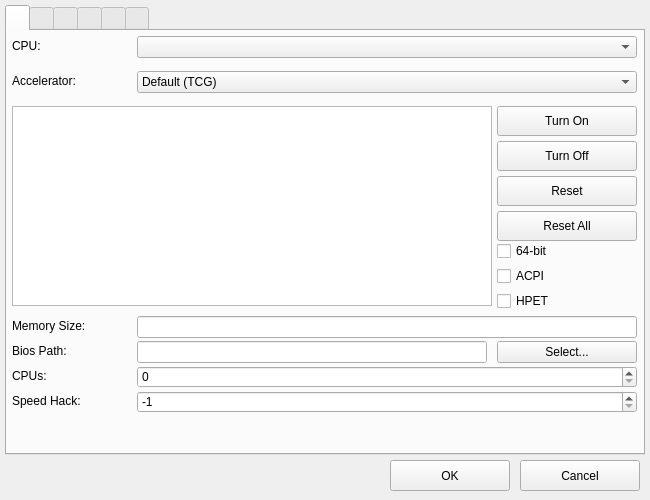
<?xml version="1.0" encoding="UTF-8"?>
<ui version="4.0">
 <class>MainWindow</class>
 <widget class="QMainWindow" name="MainWindow">
  <property name="geometry">
   <rect>
    <x>0</x>
    <y>0</y>
    <width>650</width>
    <height>500</height>
   </rect>
  </property>
  <property name="windowTitle">
   <string>Configure Machine</string>
  </property>
  <property name="windowIcon">
   <iconset>
    <normaloff>../assets/favicon.png</normaloff>../assets/favicon.png</iconset>
  </property>
  <widget class="QWidget" name="centralwidget">
   <widget class="QTabWidget" name="settingsWidget">
    <property name="geometry">
     <rect>
      <x>5</x>
      <y>5</y>
      <width>640</width>
      <height>450</height>
     </rect>
    </property>
    <property name="currentIndex">
     <number>0</number>
    </property>
    <property name="iconSize">
     <size>
      <width>32</width>
      <height>32</height>
     </size>
    </property>
    <widget class="QWidget" name="motherTab">
     <attribute name="icon">
      <iconset>
       <normaloff>../assets/motherboard.png</normaloff>../assets/motherboard.png</iconset>
     </attribute>
     <attribute name="title">
      <string/>
     </attribute>
     <widget class="QLabel" name="cpuLabel">
      <property name="geometry">
       <rect>
        <x>5</x>
        <y>7</y>
        <width>80</width>
        <height>16</height>
       </rect>
      </property>
      <property name="text">
       <string>CPU:</string>
      </property>
     </widget>
     <widget class="QComboBox" name="cpuBox">
      <property name="geometry">
       <rect>
        <x>130</x>
        <y>5</y>
        <width>500</width>
        <height>22</height>
       </rect>
      </property>
     </widget>
     <widget class="QLabel" name="accelLabel">
      <property name="geometry">
       <rect>
        <x>5</x>
        <y>42</y>
        <width>80</width>
        <height>16</height>
       </rect>
      </property>
      <property name="text">
       <string>Accelerator: </string>
      </property>
     </widget>
     <widget class="QComboBox" name="accelBox">
      <property name="geometry">
       <rect>
        <x>130</x>
        <y>40</y>
        <width>500</width>
        <height>22</height>
       </rect>
      </property>
      <item>
       <property name="text">
        <string>Default (TCG)</string>
       </property>
      </item>
      <item>
       <property name="text">
        <string>The Tiny Code Generator (Single Threaded) (TCG)</string>
       </property>
      </item>
      <item>
       <property name="text">
        <string>The Tiny Code Generator (Multi Threaded) (TCG)</string>
       </property>
      </item>
      <item>
       <property name="text">
        <string>Microsoft Hyper-V (WHPX)</string>
       </property>
      </item>
      <item>
       <property name="text">
        <string>Intel Hardware Accelerated Execution Manager (HAXM)</string>
       </property>
      </item>
      <item>
       <property name="text">
        <string>Kernel Virtual Machine (KVM)</string>
       </property>
      </item>
     </widget>
     <widget class="QListWidget" name="cpuidList">
      <property name="geometry">
       <rect>
        <x>5</x>
        <y>75</y>
        <width>480</width>
        <height>200</height>
       </rect>
      </property>
     </widget>
     <widget class="QPushButton" name="cpuonButton">
      <property name="geometry">
       <rect>
        <x>490</x>
        <y>75</y>
        <width>140</width>
        <height>30</height>
       </rect>
      </property>
      <property name="text">
       <string>Turn On</string>
      </property>
     </widget>
     <widget class="QPushButton" name="cpuoffButton">
      <property name="geometry">
       <rect>
        <x>490</x>
        <y>110</y>
        <width>140</width>
        <height>30</height>
       </rect>
      </property>
      <property name="text">
       <string>Turn Off</string>
      </property>
     </widget>
     <widget class="QPushButton" name="cpudefaultButton">
      <property name="geometry">
       <rect>
        <x>490</x>
        <y>145</y>
        <width>140</width>
        <height>30</height>
       </rect>
      </property>
      <property name="text">
       <string>Reset</string>
      </property>
     </widget>
     <widget class="QPushButton" name="cpuresetButton">
      <property name="geometry">
       <rect>
        <x>490</x>
        <y>180</y>
        <width>140</width>
        <height>30</height>
       </rect>
      </property>
      <property name="text">
       <string>Reset All</string>
      </property>
     </widget>
     <widget class="QCheckBox" name="bitCheck">
      <property name="geometry">
       <rect>
        <x>490</x>
        <y>210</y>
        <width>140</width>
        <height>20</height>
       </rect>
      </property>
      <property name="text">
       <string>64-bit</string>
      </property>
     </widget>
     <widget class="QCheckBox" name="acpiCheck">
      <property name="geometry">
       <rect>
        <x>490</x>
        <y>235</y>
        <width>140</width>
        <height>20</height>
       </rect>
      </property>
      <property name="text">
       <string>ACPI</string>
      </property>
     </widget>
     <widget class="QCheckBox" name="hpetCheck">
      <property name="geometry">
       <rect>
        <x>490</x>
        <y>260</y>
        <width>140</width>
        <height>20</height>
       </rect>
      </property>
      <property name="text">
       <string>HPET</string>
      </property>
     </widget>
     <widget class="QLabel" name="memoryLabel">
      <property name="geometry">
       <rect>
        <x>5</x>
        <y>287</y>
        <width>80</width>
        <height>16</height>
       </rect>
      </property>
      <property name="text">
       <string>Memory Size: </string>
      </property>
     </widget>
     <widget class="QLineEdit" name="memoryEdit">
      <property name="geometry">
       <rect>
        <x>130</x>
        <y>285</y>
        <width>500</width>
        <height>22</height>
       </rect>
      </property>
      <property name="text">
       <string/>
      </property>
     </widget>
     <widget class="QLabel" name="biosLabel">
      <property name="geometry">
       <rect>
        <x>5</x>
        <y>312</y>
        <width>80</width>
        <height>16</height>
       </rect>
      </property>
      <property name="text">
       <string>Bios Path: </string>
      </property>
     </widget>
     <widget class="QLineEdit" name="biosEdit">
      <property name="geometry">
       <rect>
        <x>130</x>
        <y>310</y>
        <width>350</width>
        <height>22</height>
       </rect>
      </property>
      <property name="text">
       <string/>
      </property>
     </widget>
     <widget class="QLabel" name="cpusLabel">
      <property name="geometry">
       <rect>
        <x>5</x>
        <y>337</y>
        <width>80</width>
        <height>16</height>
       </rect>
      </property>
      <property name="text">
       <string>CPUs: </string>
      </property>
     </widget>
     <widget class="QSpinBox" name="cpuNum">
      <property name="geometry">
       <rect>
        <x>130</x>
        <y>335</y>
        <width>500</width>
        <height>22</height>
       </rect>
      </property>
     </widget>
     <widget class="QSpinBox" name="speedNum">
      <property name="geometry">
       <rect>
        <x>130</x>
        <y>360</y>
        <width>500</width>
        <height>22</height>
       </rect>
      </property>
      <property name="minimum">
       <number>-1</number>
      </property>
      <property name="maximum">
       <number>10</number>
      </property>
      <property name="value">
       <number>-1</number>
      </property>
     </widget>
     <widget class="QLabel" name="speedLabel">
      <property name="geometry">
       <rect>
        <x>5</x>
        <y>362</y>
        <width>80</width>
        <height>16</height>
       </rect>
      </property>
      <property name="text">
       <string>Speed Hack:</string>
      </property>
     </widget>
     <widget class="QPushButton" name="biosButton">
      <property name="geometry">
       <rect>
        <x>490</x>
        <y>310</y>
        <width>140</width>
        <height>22</height>
       </rect>
      </property>
      <property name="text">
       <string>Select...</string>
      </property>
     </widget>
    </widget>
    <widget class="QWidget" name="videoTab">
     <attribute name="icon">
      <iconset>
       <normaloff>../assets/video_mode.png</normaloff>../assets/video_mode.png</iconset>
     </attribute>
     <attribute name="title">
      <string/>
     </attribute>
     <widget class="QLabel" name="videoLabel">
      <property name="geometry">
       <rect>
        <x>5</x>
        <y>7</y>
        <width>100</width>
        <height>16</height>
       </rect>
      </property>
      <property name="text">
       <string>Video Adapter:</string>
      </property>
     </widget>
     <widget class="QComboBox" name="videoBox">
      <property name="geometry">
       <rect>
        <x>130</x>
        <y>5</y>
        <width>500</width>
        <height>22</height>
       </rect>
      </property>
      <property name="currentIndex">
       <number>0</number>
      </property>
      <item>
       <property name="text">
        <string>None</string>
       </property>
      </item>
      <item>
       <property name="text">
        <string>Standard VGA</string>
       </property>
      </item>
      <item>
       <property name="text">
        <string>Bochs Display Device (Not VGA Compatible)</string>
       </property>
      </item>
      <item>
       <property name="text">
        <string>VirtIO VGA</string>
       </property>
      </item>
      <item>
       <property name="text">
        <string>VirtIO GPU (Not VGA Compatible)</string>
       </property>
      </item>
      <item>
       <property name="text">
        <string>RedHat QXL VGA</string>
       </property>
      </item>
      <item>
       <property name="text">
        <string>RedHat QXL (Not VGA Compatible)</string>
       </property>
      </item>
      <item>
       <property name="text">
        <string>Cirrus VGA</string>
       </property>
      </item>
      <item>
       <property name="text">
        <string>ATI Rage 128 Pro</string>
       </property>
      </item>
      <item>
       <property name="text">
        <string>ATI Radeon RV100</string>
       </property>
      </item>
      <item>
       <property name="text">
        <string>VMware SVGA 2</string>
       </property>
      </item>
      <item>
       <property name="text">
        <string>RAM FrameBuffer</string>
       </property>
      </item>
     </widget>
     <widget class="QComboBox" name="displayBox">
      <property name="geometry">
       <rect>
        <x>130</x>
        <y>40</y>
        <width>500</width>
        <height>22</height>
       </rect>
      </property>
      <property name="currentIndex">
       <number>0</number>
      </property>
      <item>
       <property name="text">
        <string>None</string>
       </property>
      </item>
      <item>
       <property name="text">
        <string>GTK</string>
       </property>
      </item>
      <item>
       <property name="text">
        <string>SDL2</string>
       </property>
      </item>
      <item>
       <property name="text">
        <string>VNC</string>
       </property>
      </item>
      <item>
       <property name="text">
        <string>Curses</string>
       </property>
      </item>
     </widget>
     <widget class="QLabel" name="displayLabel">
      <property name="geometry">
       <rect>
        <x>5</x>
        <y>42</y>
        <width>100</width>
        <height>16</height>
       </rect>
      </property>
      <property name="text">
       <string>Display:</string>
      </property>
     </widget>
     <widget class="QLabel" name="vmemLabel">
      <property name="geometry">
       <rect>
        <x>5</x>
        <y>112</y>
        <width>100</width>
        <height>16</height>
       </rect>
      </property>
      <property name="text">
       <string>Memory (MB):</string>
      </property>
     </widget>
     <widget class="QSpinBox" name="vmemNum">
      <property name="geometry">
       <rect>
        <x>130</x>
        <y>110</y>
        <width>500</width>
        <height>22</height>
       </rect>
      </property>
      <property name="minimum">
       <number>1</number>
      </property>
      <property name="maximum">
       <number>65535</number>
      </property>
      <property name="value">
       <number>1</number>
      </property>
     </widget>
     <widget class="QLabel" name="possibleLabel">
      <property name="geometry">
       <rect>
        <x>5</x>
        <y>77</y>
        <width>100</width>
        <height>16</height>
       </rect>
      </property>
      <property name="text">
       <string>If Possible:</string>
      </property>
     </widget>
     <widget class="QCheckBox" name="vpciCheck">
      <property name="geometry">
       <rect>
        <x>5</x>
        <y>147</y>
        <width>50</width>
        <height>20</height>
       </rect>
      </property>
      <property name="text">
       <string>PCI</string>
      </property>
     </widget>
     <widget class="QLabel" name="vncaddrLabel">
      <property name="geometry">
       <rect>
        <x>5</x>
        <y>217</y>
        <width>100</width>
        <height>16</height>
       </rect>
      </property>
      <property name="text">
       <string>VNC Address:</string>
      </property>
     </widget>
     <widget class="QLineEdit" name="vncEdit">
      <property name="geometry">
       <rect>
        <x>130</x>
        <y>215</y>
        <width>500</width>
        <height>22</height>
       </rect>
      </property>
      <property name="text">
       <string/>
      </property>
     </widget>
     <widget class="QLabel" name="monitorLabel">
      <property name="geometry">
       <rect>
        <x>5</x>
        <y>252</y>
        <width>100</width>
        <height>16</height>
       </rect>
      </property>
      <property name="text">
       <string>Monitor:</string>
      </property>
     </widget>
     <widget class="QComboBox" name="monitorBox">
      <property name="geometry">
       <rect>
        <x>130</x>
        <y>250</y>
        <width>500</width>
        <height>22</height>
       </rect>
      </property>
      <property name="currentIndex">
       <number>0</number>
      </property>
      <item>
       <property name="text">
        <string>None</string>
       </property>
      </item>
      <item>
       <property name="text">
        <string>Console</string>
       </property>
      </item>
      <item>
       <property name="text">
        <string>Graphical</string>
       </property>
      </item>
     </widget>
     <widget class="QComboBox" name="serialBox">
      <property name="geometry">
       <rect>
        <x>130</x>
        <y>285</y>
        <width>500</width>
        <height>22</height>
       </rect>
      </property>
      <property name="currentIndex">
       <number>0</number>
      </property>
      <item>
       <property name="text">
        <string>None</string>
       </property>
      </item>
      <item>
       <property name="text">
        <string>Console</string>
       </property>
      </item>
      <item>
       <property name="text">
        <string>Graphical</string>
       </property>
      </item>
     </widget>
     <widget class="QLabel" name="serialLabel">
      <property name="geometry">
       <rect>
        <x>5</x>
        <y>287</y>
        <width>100</width>
        <height>16</height>
       </rect>
      </property>
      <property name="text">
       <string>Serial (COM):</string>
      </property>
     </widget>
     <widget class="QLabel" name="parallelLabel">
      <property name="geometry">
       <rect>
        <x>5</x>
        <y>322</y>
        <width>100</width>
        <height>16</height>
       </rect>
      </property>
      <property name="text">
       <string>Parallel (LPT):</string>
      </property>
     </widget>
     <widget class="QComboBox" name="parallelBox">
      <property name="geometry">
       <rect>
        <x>130</x>
        <y>320</y>
        <width>500</width>
        <height>22</height>
       </rect>
      </property>
      <property name="currentIndex">
       <number>0</number>
      </property>
      <item>
       <property name="text">
        <string>None</string>
       </property>
      </item>
      <item>
       <property name="text">
        <string>Console</string>
       </property>
      </item>
      <item>
       <property name="text">
        <string>Graphical</string>
       </property>
      </item>
     </widget>
     <widget class="QCheckBox" name="sgaCheck">
      <property name="geometry">
       <rect>
        <x>90</x>
        <y>147</y>
        <width>150</width>
        <height>20</height>
       </rect>
      </property>
      <property name="text">
       <string>Serial Graphics Adapter</string>
      </property>
     </widget>
     <widget class="QCheckBox" name="nographicCheck">
      <property name="geometry">
       <rect>
        <x>250</x>
        <y>147</y>
        <width>100</width>
        <height>20</height>
       </rect>
      </property>
      <property name="text">
       <string>No Graphic</string>
      </property>
     </widget>
     <widget class="QLabel" name="darkifyLabel">
      <property name="geometry">
       <rect>
        <x>5</x>
        <y>182</y>
        <width>100</width>
        <height>16</height>
       </rect>
      </property>
      <property name="text">
       <string>Darkify Timeout:</string>
      </property>
     </widget>
     <widget class="QSpinBox" name="darkifyNum">
      <property name="geometry">
       <rect>
        <x>130</x>
        <y>180</y>
        <width>500</width>
        <height>22</height>
       </rect>
      </property>
      <property name="minimum">
       <number>0</number>
      </property>
      <property name="maximum">
       <number>40000</number>
      </property>
      <property name="singleStep">
       <number>500</number>
      </property>
      <property name="value">
       <number>0</number>
      </property>
     </widget>
     <widget class="QCheckBox" name="ctrlgrabCheck">
      <property name="geometry">
       <rect>
        <x>350</x>
        <y>147</y>
        <width>75</width>
        <height>20</height>
       </rect>
      </property>
      <property name="text">
       <string>Ctrl Grab</string>
      </property>
     </widget>
     <widget class="QCheckBox" name="mwinCheck">
      <property name="geometry">
       <rect>
        <x>430</x>
        <y>147</y>
        <width>100</width>
        <height>20</height>
       </rect>
      </property>
      <property name="text">
       <string>No Console</string>
      </property>
     </widget>
    </widget>
    <widget class="QWidget" name="soundTab">
     <attribute name="icon">
      <iconset>
       <normaloff>../assets/sound.png</normaloff>../assets/sound.png</iconset>
     </attribute>
     <attribute name="title">
      <string/>
     </attribute>
     <widget class="QCheckBox" name="ac97Check">
      <property name="geometry">
       <rect>
        <x>5</x>
        <y>10</y>
        <width>610</width>
        <height>20</height>
       </rect>
      </property>
      <property name="text">
       <string>Intel 82801AA AC97 Audio</string>
      </property>
     </widget>
     <widget class="QCheckBox" name="adlibCheck">
      <property name="geometry">
       <rect>
        <x>5</x>
        <y>40</y>
        <width>610</width>
        <height>20</height>
       </rect>
      </property>
      <property name="text">
       <string>Yamaha YM3812 (OPL2)</string>
      </property>
     </widget>
     <widget class="QCheckBox" name="subaudioCheck">
      <property name="geometry">
       <rect>
        <x>5</x>
        <y>340</y>
        <width>610</width>
        <height>20</height>
       </rect>
      </property>
      <property name="text">
       <string>USB Audio</string>
      </property>
     </widget>
     <widget class="QCheckBox" name="sb16Check">
      <property name="geometry">
       <rect>
        <x>5</x>
        <y>310</y>
        <width>610</width>
        <height>20</height>
       </rect>
      </property>
      <property name="text">
       <string>Creative Sound Blaster 16</string>
      </property>
     </widget>
     <widget class="QCheckBox" name="hdaich6Check">
      <property name="geometry">
       <rect>
        <x>5</x>
        <y>280</y>
        <width>610</width>
        <height>20</height>
       </rect>
      </property>
      <property name="text">
       <string>Intel HD Audio Controller (ich6)</string>
      </property>
     </widget>
     <widget class="QCheckBox" name="hdaich9Check">
      <property name="geometry">
       <rect>
        <x>5</x>
        <y>250</y>
        <width>610</width>
        <height>20</height>
       </rect>
      </property>
      <property name="text">
       <string>Intel HD Audio Controller (ich9)</string>
      </property>
     </widget>
     <widget class="QCheckBox" name="hdaoCheck">
      <property name="geometry">
       <rect>
        <x>5</x>
        <y>220</y>
        <width>610</width>
        <height>20</height>
       </rect>
      </property>
      <property name="text">
       <string>HDA Audio Codec, output-only (line-out)</string>
      </property>
     </widget>
     <widget class="QCheckBox" name="hdamCheck">
      <property name="geometry">
       <rect>
        <x>5</x>
        <y>190</y>
        <width>610</width>
        <height>20</height>
       </rect>
      </property>
      <property name="text">
       <string>HDA Audio Codec, duplex (speaker, microphone)</string>
      </property>
     </widget>
     <widget class="QCheckBox" name="hdadCheck">
      <property name="geometry">
       <rect>
        <x>5</x>
        <y>160</y>
        <width>610</width>
        <height>20</height>
       </rect>
      </property>
      <property name="text">
       <string>HDA Audio Codec, duplex (line-out, line-in)</string>
      </property>
     </widget>
     <widget class="QCheckBox" name="gusCheck">
      <property name="geometry">
       <rect>
        <x>5</x>
        <y>130</y>
        <width>610</width>
        <height>20</height>
       </rect>
      </property>
      <property name="text">
       <string>Gravis Ultrasound GF1</string>
      </property>
     </widget>
     <widget class="QCheckBox" name="es1370Check">
      <property name="geometry">
       <rect>
        <x>5</x>
        <y>100</y>
        <width>610</width>
        <height>20</height>
       </rect>
      </property>
      <property name="text">
       <string>ENSONIQ AudioPCI ES1370</string>
      </property>
     </widget>
     <widget class="QCheckBox" name="cs4231aCheck">
      <property name="geometry">
       <rect>
        <x>5</x>
        <y>70</y>
        <width>610</width>
        <height>20</height>
       </rect>
      </property>
      <property name="text">
       <string>Crystal Semiconductor CS4231A</string>
      </property>
     </widget>
    </widget>
    <widget class="QWidget" name="driveTab">
     <attribute name="icon">
      <iconset>
       <normaloff>../assets/drive.png</normaloff>../assets/drive.png</iconset>
     </attribute>
     <attribute name="title">
      <string/>
     </attribute>
     <widget class="QLineEdit" name="fdaEdit">
      <property name="geometry">
       <rect>
        <x>5</x>
        <y>5</y>
        <width>360</width>
        <height>24</height>
       </rect>
      </property>
     </widget>
     <widget class="QPushButton" name="fdaButton">
      <property name="geometry">
       <rect>
        <x>380</x>
        <y>5</y>
        <width>120</width>
        <height>24</height>
       </rect>
      </property>
      <property name="text">
       <string>Select Floppy A</string>
      </property>
     </widget>
     <widget class="QPushButton" name="fdasButton">
      <property name="geometry">
       <rect>
        <x>510</x>
        <y>5</y>
        <width>120</width>
        <height>24</height>
       </rect>
      </property>
      <property name="text">
       <string>Select Folder</string>
      </property>
     </widget>
     <widget class="QPushButton" name="fdbButton">
      <property name="geometry">
       <rect>
        <x>380</x>
        <y>35</y>
        <width>120</width>
        <height>24</height>
       </rect>
      </property>
      <property name="text">
       <string>Select Floppy B</string>
      </property>
     </widget>
     <widget class="QLineEdit" name="fdbEdit">
      <property name="geometry">
       <rect>
        <x>5</x>
        <y>35</y>
        <width>360</width>
        <height>24</height>
       </rect>
      </property>
     </widget>
     <widget class="QPushButton" name="fdbsButton">
      <property name="geometry">
       <rect>
        <x>510</x>
        <y>35</y>
        <width>120</width>
        <height>24</height>
       </rect>
      </property>
      <property name="text">
       <string>Select Folder</string>
      </property>
     </widget>
     <widget class="QPushButton" name="hdaButton">
      <property name="geometry">
       <rect>
        <x>380</x>
        <y>80</y>
        <width>120</width>
        <height>24</height>
       </rect>
      </property>
      <property name="text">
       <string>Select Hard Drive C</string>
      </property>
     </widget>
     <widget class="QLineEdit" name="hdaEdit">
      <property name="geometry">
       <rect>
        <x>5</x>
        <y>80</y>
        <width>360</width>
        <height>24</height>
       </rect>
      </property>
     </widget>
     <widget class="QPushButton" name="hdasButton">
      <property name="geometry">
       <rect>
        <x>510</x>
        <y>80</y>
        <width>120</width>
        <height>24</height>
       </rect>
      </property>
      <property name="text">
       <string>Select Folder</string>
      </property>
     </widget>
     <widget class="QPushButton" name="hdbButton">
      <property name="geometry">
       <rect>
        <x>380</x>
        <y>110</y>
        <width>120</width>
        <height>24</height>
       </rect>
      </property>
      <property name="text">
       <string>Select Hard Drive D</string>
      </property>
     </widget>
     <widget class="QLineEdit" name="hdbEdit">
      <property name="geometry">
       <rect>
        <x>5</x>
        <y>110</y>
        <width>360</width>
        <height>24</height>
       </rect>
      </property>
     </widget>
     <widget class="QPushButton" name="hdbsButton">
      <property name="geometry">
       <rect>
        <x>510</x>
        <y>110</y>
        <width>120</width>
        <height>24</height>
       </rect>
      </property>
      <property name="text">
       <string>Select Folder</string>
      </property>
     </widget>
     <widget class="QPushButton" name="hdcButton">
      <property name="geometry">
       <rect>
        <x>380</x>
        <y>140</y>
        <width>120</width>
        <height>24</height>
       </rect>
      </property>
      <property name="text">
       <string>Select Hard Drive E</string>
      </property>
     </widget>
     <widget class="QLineEdit" name="hdcEdit">
      <property name="geometry">
       <rect>
        <x>5</x>
        <y>140</y>
        <width>360</width>
        <height>24</height>
       </rect>
      </property>
     </widget>
     <widget class="QPushButton" name="hdcsButton">
      <property name="geometry">
       <rect>
        <x>510</x>
        <y>140</y>
        <width>120</width>
        <height>24</height>
       </rect>
      </property>
      <property name="text">
       <string>Select Folder</string>
      </property>
     </widget>
     <widget class="QPushButton" name="hddButton">
      <property name="geometry">
       <rect>
        <x>380</x>
        <y>170</y>
        <width>120</width>
        <height>24</height>
       </rect>
      </property>
      <property name="text">
       <string>Select Hard Drive F</string>
      </property>
     </widget>
     <widget class="QLineEdit" name="hddEdit">
      <property name="geometry">
       <rect>
        <x>5</x>
        <y>170</y>
        <width>360</width>
        <height>24</height>
       </rect>
      </property>
     </widget>
     <widget class="QPushButton" name="hddsButton">
      <property name="geometry">
       <rect>
        <x>510</x>
        <y>170</y>
        <width>120</width>
        <height>24</height>
       </rect>
      </property>
      <property name="text">
       <string>Select Folder</string>
      </property>
     </widget>
     <widget class="QPushButton" name="cdromsButton">
      <property name="geometry">
       <rect>
        <x>510</x>
        <y>215</y>
        <width>120</width>
        <height>24</height>
       </rect>
      </property>
      <property name="text">
       <string>Select Folder</string>
      </property>
     </widget>
     <widget class="QLineEdit" name="cdromEdit">
      <property name="geometry">
       <rect>
        <x>5</x>
        <y>215</y>
        <width>360</width>
        <height>24</height>
       </rect>
      </property>
     </widget>
     <widget class="QPushButton" name="cdromButton">
      <property name="geometry">
       <rect>
        <x>380</x>
        <y>215</y>
        <width>120</width>
        <height>24</height>
       </rect>
      </property>
      <property name="text">
       <string>Select CDROM</string>
      </property>
     </widget>
     <widget class="QLabel" name="orderLabel">
      <property name="geometry">
       <rect>
        <x>10</x>
        <y>250</y>
        <width>100</width>
        <height>20</height>
       </rect>
      </property>
      <property name="text">
       <string>Boot Order: </string>
      </property>
     </widget>
     <widget class="QComboBox" name="orderBox">
      <property name="geometry">
       <rect>
        <x>130</x>
        <y>250</y>
        <width>500</width>
        <height>22</height>
       </rect>
      </property>
      <property name="currentIndex">
       <number>0</number>
      </property>
      <item>
       <property name="text">
        <string>Floppy / Hard Drive / CDROM</string>
       </property>
      </item>
      <item>
       <property name="text">
        <string>Floppy / CDROM / Hard Drive</string>
       </property>
      </item>
      <item>
       <property name="text">
        <string>Hard Drive / Floppy / CDROM</string>
       </property>
      </item>
      <item>
       <property name="text">
        <string>Hard Drive / CDROM / Floppy</string>
       </property>
      </item>
      <item>
       <property name="text">
        <string>CDROM / Hard Drive / Floppy</string>
       </property>
      </item>
      <item>
       <property name="text">
        <string>CDROM / Floppy / Hard Drive</string>
       </property>
      </item>
     </widget>
     <widget class="QLabel" name="splashumLabel">
      <property name="geometry">
       <rect>
        <x>10</x>
        <y>282</y>
        <width>100</width>
        <height>20</height>
       </rect>
      </property>
      <property name="text">
       <string>Boot Menu Time:</string>
      </property>
     </widget>
     <widget class="QSpinBox" name="splashNum">
      <property name="geometry">
       <rect>
        <x>130</x>
        <y>280</y>
        <width>500</width>
        <height>22</height>
       </rect>
      </property>
      <property name="maximum">
       <number>65535</number>
      </property>
     </widget>
     <widget class="QLabel" name="splashLabel">
      <property name="geometry">
       <rect>
        <x>10</x>
        <y>310</y>
        <width>100</width>
        <height>20</height>
       </rect>
      </property>
      <property name="text">
       <string>Splash:</string>
      </property>
     </widget>
     <widget class="QLineEdit" name="splashEdit">
      <property name="geometry">
       <rect>
        <x>130</x>
        <y>310</y>
        <width>370</width>
        <height>24</height>
       </rect>
      </property>
      <property name="text">
       <string/>
      </property>
     </widget>
     <widget class="QPushButton" name="splashButton">
      <property name="geometry">
       <rect>
        <x>510</x>
        <y>310</y>
        <width>120</width>
        <height>24</height>
       </rect>
      </property>
      <property name="text">
       <string>Select File</string>
      </property>
     </widget>
    </widget>
    <widget class="QWidget" name="devicesTab">
     <attribute name="icon">
      <iconset>
       <normaloff>../assets/mouse_pc.png</normaloff>../assets/mouse_pc.png</iconset>
     </attribute>
     <attribute name="title">
      <string/>
     </attribute>
     <widget class="QCheckBox" name="usbCheck">
      <property name="geometry">
       <rect>
        <x>5</x>
        <y>5</y>
        <width>100</width>
        <height>20</height>
       </rect>
      </property>
      <property name="text">
       <string>Enable USB</string>
      </property>
     </widget>
     <widget class="QListWidget" name="device1List">
      <property name="geometry">
       <rect>
        <x>5</x>
        <y>40</y>
        <width>307</width>
        <height>220</height>
       </rect>
      </property>
     </widget>
     <widget class="QListWidget" name="device2List">
      <property name="geometry">
       <rect>
        <x>322</x>
        <y>40</y>
        <width>307</width>
        <height>220</height>
       </rect>
      </property>
     </widget>
     <widget class="QCheckBox" name="deviceenableShow">
      <property name="geometry">
       <rect>
        <x>5</x>
        <y>270</y>
        <width>600</width>
        <height>20</height>
       </rect>
      </property>
      <property name="text">
       <string>Enable</string>
      </property>
     </widget>
     <widget class="QLabel" name="devicedeskLabel">
      <property name="geometry">
       <rect>
        <x>5</x>
        <y>300</y>
        <width>600</width>
        <height>16</height>
       </rect>
      </property>
      <property name="text">
       <string>Description:</string>
      </property>
     </widget>
     <widget class="QLabel" name="devicebusLabel">
      <property name="geometry">
       <rect>
        <x>5</x>
        <y>330</y>
        <width>600</width>
        <height>16</height>
       </rect>
      </property>
      <property name="text">
       <string>Bus:</string>
      </property>
     </widget>
     <widget class="QLabel" name="deviceotherLabel">
      <property name="geometry">
       <rect>
        <x>5</x>
        <y>360</y>
        <width>100</width>
        <height>16</height>
       </rect>
      </property>
      <property name="text">
       <string>Options:</string>
      </property>
     </widget>
     <widget class="QLineEdit" name="deviceotherChange">
      <property name="geometry">
       <rect>
        <x>110</x>
        <y>358</y>
        <width>520</width>
        <height>22</height>
       </rect>
      </property>
     </widget>
    </widget>
    <widget class="QWidget" name="otherTab">
     <attribute name="icon">
      <iconset>
       <normaloff>../assets/network_ethernet.png</normaloff>../assets/network_ethernet.png</iconset>
     </attribute>
     <attribute name="title">
      <string/>
     </attribute>
     <widget class="QCheckBox" name="sudoCheck">
      <property name="geometry">
       <rect>
        <x>5</x>
        <y>5</y>
        <width>100</width>
        <height>20</height>
       </rect>
      </property>
      <property name="text">
       <string>Run as sudo</string>
      </property>
     </widget>
     <widget class="QLineEdit" name="otherEdit">
      <property name="geometry">
       <rect>
        <x>5</x>
        <y>55</y>
        <width>624</width>
        <height>22</height>
       </rect>
      </property>
      <property name="text">
       <string/>
      </property>
     </widget>
     <widget class="QLabel" name="otherLabel">
      <property name="geometry">
       <rect>
        <x>5</x>
        <y>30</y>
        <width>100</width>
        <height>20</height>
       </rect>
      </property>
      <property name="text">
       <string>Other Arguments:</string>
      </property>
     </widget>
     <widget class="QLabel" name="runLabel">
      <property name="geometry">
       <rect>
        <x>5</x>
        <y>90</y>
        <width>100</width>
        <height>20</height>
       </rect>
      </property>
      <property name="text">
       <string>Run Method:</string>
      </property>
     </widget>
     <widget class="QComboBox" name="runBox">
      <property name="geometry">
       <rect>
        <x>5</x>
        <y>115</y>
        <width>624</width>
        <height>22</height>
       </rect>
      </property>
      <item>
       <property name="text">
        <string>subprocess.Popen</string>
       </property>
      </item>
      <item>
       <property name="text">
        <string>subprocess.check_output (Debug)</string>
       </property>
      </item>
      <item>
       <property name="text">
        <string>os.system</string>
       </property>
      </item>
     </widget>
    </widget>
   </widget>
   <widget class="QPushButton" name="cancelButton">
    <property name="geometry">
     <rect>
      <x>520</x>
      <y>460</y>
      <width>120</width>
      <height>31</height>
     </rect>
    </property>
    <property name="text">
     <string>Cancel</string>
    </property>
   </widget>
   <widget class="QPushButton" name="applyButton">
    <property name="geometry">
     <rect>
      <x>390</x>
      <y>460</y>
      <width>120</width>
      <height>31</height>
     </rect>
    </property>
    <property name="text">
     <string>OK</string>
    </property>
   </widget>
  </widget>
 </widget>
 <resources/>
 <connections/>
</ui>
